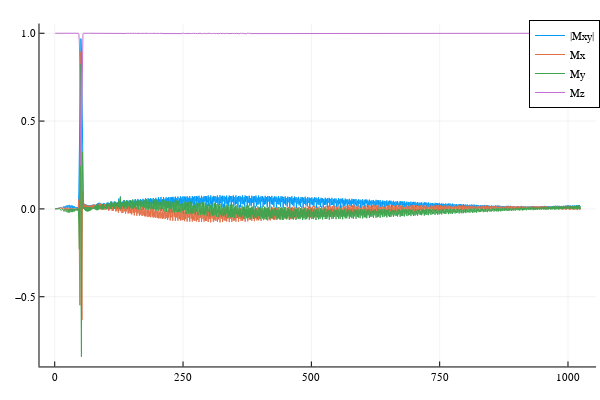

The notebook cell saved with this chart:
### Code cell
# test the previous BlochSim function
vars = matread("test_pulses/bsse_pulse_raw.mat")

b1 = (0:0.004:0.004*1023)
#b1 = 0:0.025:3;  # Gauss
nb1 = length(b1);

Mxd = zeros(nb1, 1)
Myd = zeros(nb1, 1)
Mzd = zeros(nb1, 1)
Mx0 = 0
My0 = 0
Mz0 = 1.0

rfp = transpose(vars["rfp_bs"] + vars["rfp_ss"]);
dt = 1e-6;
rfp_abs = broadcast(abs, rfp);
#rfp_abs = reshape(rfp_abs,(size(rfp_abs)...,1))
rfp_abs = 2 .* pi .* 4258 .* dt .* rfp_abs;
rfp_angle = broadcast(angle, rfp);
#rfp_angle = reshape(rfp_angle,(size(rfp_angle)...,1))

@showprogress 1 "Computing..." for ii = 1 : nb1
    rfg = [rfp_abs; rfp_angle; b1[ii]; Mx0; My0; Mz0];
    #rfg = [rfp; b1[ii]; Mx0; My0; Mz0];
    M = blochsim_B1_arb(rfg)
    Mxd[ii] = M[1]
    Myd[ii] = M[2]
    Mzd[ii] = M[3]
end

plot(abs.(Complex.(Mxd, Myd)), label="|Mxy|")
plot!(Mxd, label="Mx")
plot!(Myd, label="My")
plot!(Mzd, label="Mz")

### Figure 1 — Plotly figure (JSON) as saved in the notebook; plotly's stock layout.template omitted (floating-point values rounded to 4 significant figures; data arrays with more than 128 entries replaced by an {"elided": "..."} marker saying what was removed)
{"data": [{"colorbar": {"title": ""}, "legendgroup": "|Mxy|", "line": {"color": "rgba(0, 154, 250, 1.000)", "dash": "solid", "shape": "linear", "width": 1}, "mode": "lines", "name": "|Mxy|", "showlegend": true, "type": "scatter", "x": {"elided": "1024 int values"}, "xaxis": "x", "y": {"elided": "1024 float values"}, "yaxis": "y", "zmax": null, "zmin": null}, {"colorbar": {"title": ""}, "legendgroup": "Mx", "line": {"color": "rgba(227, 111, 71, 1.000)", "dash": "solid", "shape": "linear", "width": 1}, "mode": "lines", "name": "Mx", "showlegend": true, "type": "scatter", "x": {"elided": "1024 int values"}, "xaxis": "x", "y": {"elided": "1024 float values"}, "yaxis": "y", "zmax": null, "zmin": null}, {"colorbar": {"title": ""}, "legendgroup": "My", "line": {"color": "rgba(62, 164, 78, 1.000)", "dash": "solid", "shape": "linear", "width": 1}, "mode": "lines", "name": "My", "showlegend": true, "type": "scatter", "x": {"elided": "1024 int values"}, "xaxis": "x", "y": {"elided": "1024 float values"}, "yaxis": "y", "zmax": null, "zmin": null}, {"colorbar": {"title": ""}, "legendgroup": "Mz", "line": {"color": "rgba(195, 113, 210, 1.000)", "dash": "solid", "shape": "linear", "width": 1}, "mode": "lines", "name": "Mz", "showlegend": true, "type": "scatter", "x": {"elided": "1024 int values"}, "xaxis": "x", "y": {"elided": "1024 float values"}, "yaxis": "y", "zmax": null, "zmin": null}], "layout": {"annotations": [], "height": 400, "legend": {"bgcolor": "rgba(255, 255, 255, 1.000)", "bordercolor": "rgba(0, 0, 0, 1.000)", "borderwidth": 1, "font": {"color": "rgba(0, 0, 0, 1.000)", "family": "sans-serif", "size": 11}, "title": {"font": {"color": "rgba(0, 0, 0, 1.000)", "family": "sans-serif", "size": 15}, "text": ""}, "tracegroupgap": 0, "traceorder": "normal", "x": 1, "xanchor": "auto", "y": 1, "yanchor": "auto"}, "margin": {"b": 20, "l": 0, "r": 0, "t": 20}, "paper_bgcolor": "rgba(255, 255, 255, 1.000)", "plot_bgcolor": "rgba(255, 255, 255, 1.000)", "showlegend": true, "width": 600, "xaxis": {"anchor": "y", "domain": [0.06582, 0.9934], "gridcolor": "rgba(0, 0, 0, 0.100)", "gridwidth": 0.5, "linecolor": "rgba(0, 0, 0, 1.000)", "mirror": false, "range": [-29.69, 1055.0], "showgrid": true, "showline": true, "showticklabels": true, "tickangle": 0, "tickcolor": "rgb(0, 0, 0)", "tickfont": {"color": "rgba(0, 0, 0, 1.000)", "family": "sans-serif", "size": 11}, "tickmode": "array", "ticks": "inside", "ticktext": ["0", "250", "500", "750", "1000"], "tickvals": [0, 250, 500, 750, 1000], "title": "", "titlefont": {"color": "rgba(0, 0, 0, 1.000)", "family": "sans-serif", "size": 15}, "type": "-", "visible": true, "zeroline": false, "zerolinecolor": "rgba(0, 0, 0, 1.000)"}, "yaxis": {"anchor": "x", "domain": [0.03762, 0.9902], "gridcolor": "rgba(0, 0, 0, 0.100)", "gridwidth": 0.5, "linecolor": "rgba(0, 0, 0, 1.000)", "mirror": false, "range": [-0.8969, 1.055], "showgrid": true, "showline": true, "showticklabels": true, "tickangle": 0, "tickcolor": "rgb(0, 0, 0)", "tickfont": {"color": "rgba(0, 0, 0, 1.000)", "family": "sans-serif", "size": 11}, "tickmode": "array", "ticks": "inside", "ticktext": ["−0.5", "0.0", "0.5", "1.0"], "tickvals": [-0.5, 0, 0.5, 1], "title": "", "titlefont": {"color": "rgba(0, 0, 0, 1.000)", "family": "sans-serif", "size": 15}, "type": "-", "visible": true, "zeroline": false, "zerolinecolor": "rgba(0, 0, 0, 1.000)"}}}
